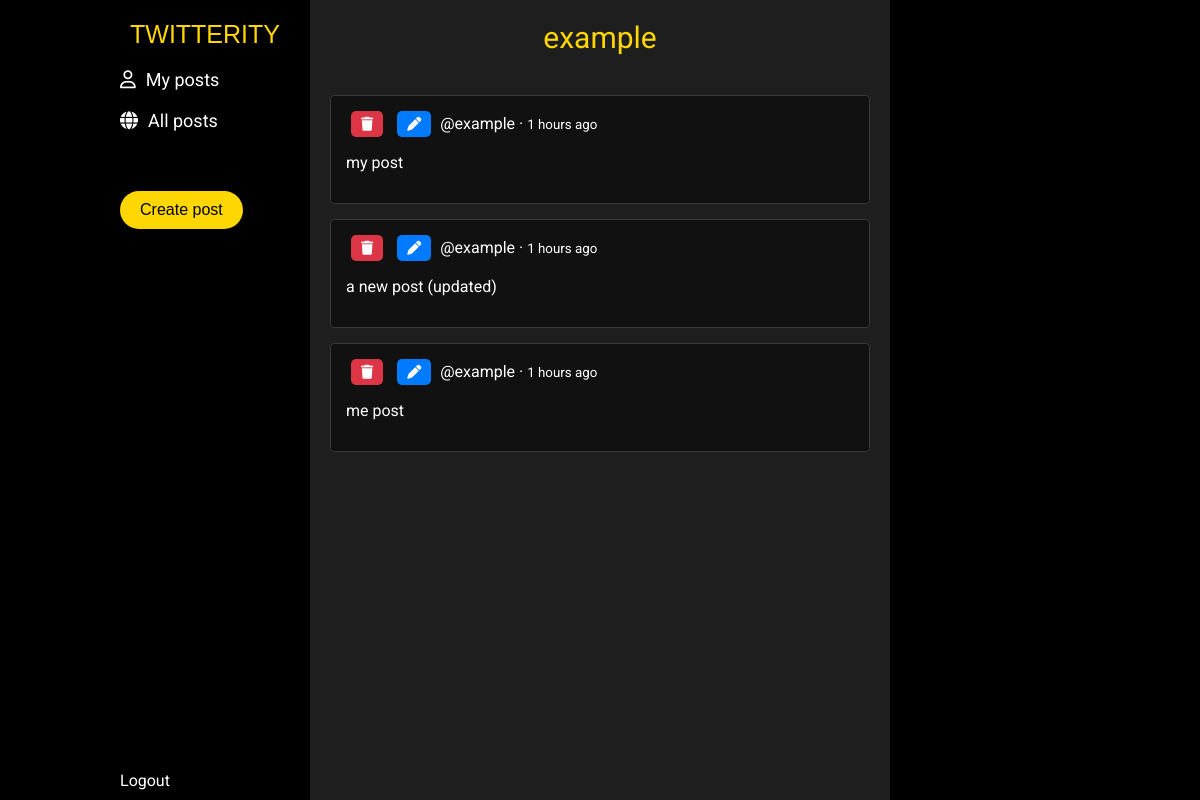
The page /dashboard (signed in) on the database as committed earlier.
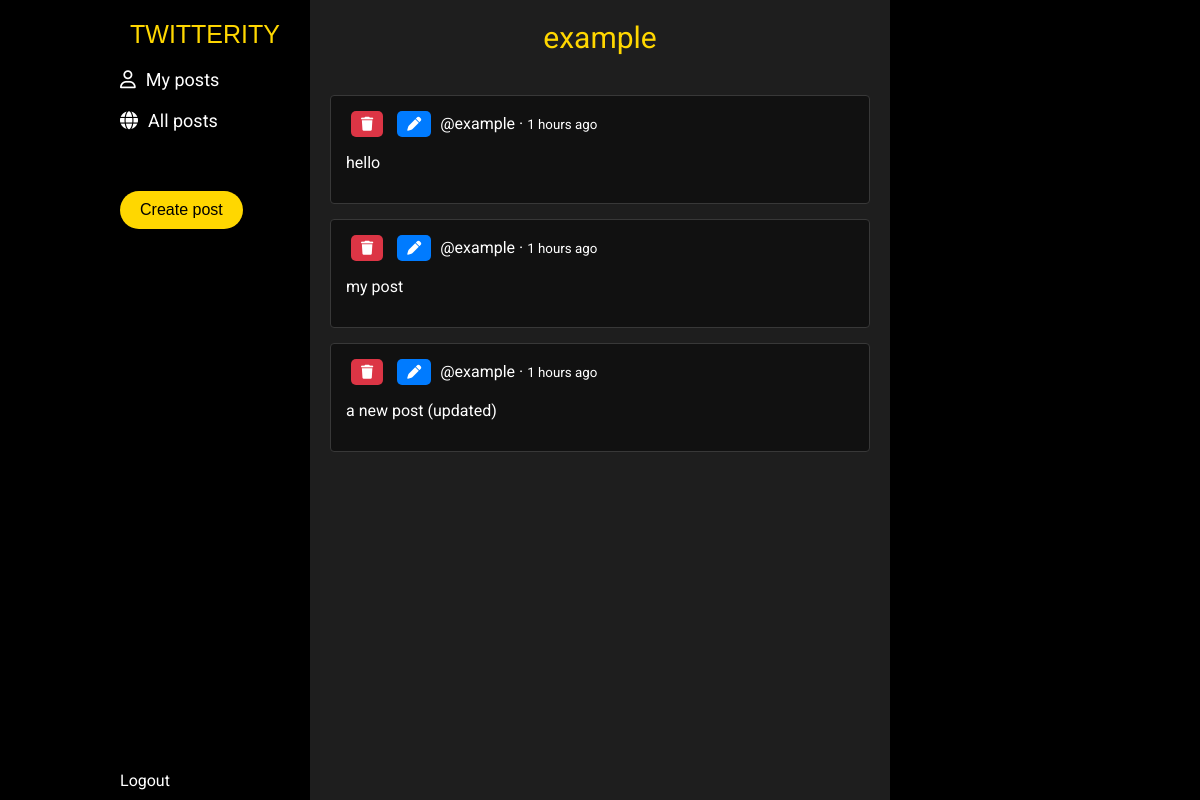
The same page on the database as committed later.
### tables this page shows
CREATE TABLE posts (
                id INTEGER PRIMARY KEY AUTOINCREMENT,
                user_id INTEGER NOT NULL,
                content TEXT NOT NULL,
                created_at DATETIME DEFAULT CURRENT_TIMESTAMP,
                FOREIGN KEY (user_id) REFERENCES users(id)
            );

### controllers/PageController.php (called while the page is built, shortened)
<?php
require_once __DIR__ . '/../classes/Auth.php';
require_once __DIR__ . '/PostController.php';
class PageController {
    public static function dashboard() {
        $userId = Auth::getCurrentUserId();
        $posts = PostController::getUserPosts($userId);
        View::renderWithLayout('partials/dashboard-content', [
            'posts' => $posts,
            'pageTitle' => 'My Posts',
            'includeFontAwesome' => true,
            'includeJQuery' => true,
            'includeScript' => true
        ]);
    }
}

### classes/Router.php (called while the page is built, shortened)
<?php
class Router {
    private static $routes = [];
    private static function addRoute($methods, $uri, $controller, $action) {
        if (!is_array($methods)) {
            $methods = [$methods];
        }
        foreach ($methods as $method) {
            self::$routes[$method][$uri] = [
                'controller' => $controller,
                'action' => $action
            ];
        }
    }
    public static function dispatch() {
        $method = $_SERVER['REQUEST_METHOD'];
        $uri = self::getUri();
        if (isset(self::$routes[$method][$uri])) {
            return self::executeRoute(self::$routes[$method][$uri]);
        }
    }
    private static function getUri() {
        $uri = $_SERVER['REQUEST_URI'];
        return $uri;
    }
    private static function executeRoute($route) {
        $controllerName = $route['controller'];
        if (strpos($controllerName, '::') !== false) {
            list($class, $method) = explode('::', $controllerName);
            if (class_exists($class) && method_exists($class, $method)) {
                return $class::$method();
            }
        }
    }
}

### index.php (called while the page is built, shortened)
<?php
require_once __DIR__ . '/classes/Environment.php';
require_once __DIR__ . '/classes/Database.php';
require_once __DIR__ . '/classes/Post.php';
require_once __DIR__ . '/classes/Auth.php';
require_once __DIR__ . '/classes/Router.php';
require_once __DIR__ . '/controllers/PostController.php';
require_once __DIR__ . '/controllers/PageController.php';
Router::dispatch();

### classes/Auth.php (called while the page is built, shortened)
<?php
class Auth {
    public static function getCurrentUserId() {
        return $_SESSION['userid'] ?? null;
    }
    public static function getCurrentUserName() {
        return $_SESSION['name'] ?? null;
    }
}

### classes/Environment.php (called while the page is built, shortened)
<?php
class Environment {
    private static $env = [];
    public static function load($filePath = '.env') {
        $lines = file($filePath, FILE_IGNORE_NEW_LINES | FILE_SKIP_EMPTY_LINES);
        foreach ($lines as $line) {
            if (strpos($line, '=') !== false) {
                list($key, $value) = explode('=', $line, 2);
                $key = trim($key);
                $value = trim($value);
                self::$env[$key] = $value;
            }
        }
    }
    public static function get($key, $default = null) {
        return self::$env[$key] ?? $default;
    }
}

### classes/Database.php (called while the page is built, shortened)
<?php
require_once __DIR__ . '/Environment.php';
class Database {
    private static $instance = null;
    private $connection;
    private $dbType;
    private $config;
    private function __construct() {
        $this->dbType = Environment::get('DB_TYPE', 'sqlite');
    }
    public static function getInstance() {
        if (self::$instance === null) {
            self::$instance = new self();
        }
        return self::$instance;
    }
    private function loadConfig() {
        if ($this->dbType === 'mysql') {
            $this->config = [
                'host' => Environment::get('DB_MYSQL_HOST', 'localhost'),
                'port' => Environment::get('DB_MYSQL_PORT', '3306'),
                'database' => Environment::get('DB_MYSQL_DATABASE', 'twitterity'),
                'username' => Environment::get('DB_MYSQL_USERNAME', 'root'),
                'password' => Environment::get('DB_MYSQL_PASSWORD', ''),
                'charset' => Environment::get('DB_MYSQL_CHARSET', 'utf8mb4')
            ];
        } else {
            $this->config = [
                'path' => Environment::get('DB_SQLITE_PATH', 'database.sqlite')
            ];
        }
    }
    private function connect() {
        try {
            if ($this->dbType === 'mysql') {
                $dsn = "mysql:host={$this->config['host']};port={$this->config['port']};dbname={$this->config['database']};charset={$this->config['charset']}";
                $this->connection = new PDO($dsn, $this->config['username'], $this->config['password']);
            } else {
                $sqlitePath = __DIR__ . '/../' . $this->config['path'];
                $this->connection = new PDO('sqlite:' . $sqlitePath);
            }
            $this->connection->setAttribute(PDO::ATTR_ERRMODE, PDO::ERRMODE_EXCEPTION);
            $this->connection->setAttribute(PDO::ATTR_DEFAULT_FETCH_MODE, PDO::FETCH_ASSOC);
        } catch (PDOException $e) {
            die("Error: Database connection failed. " . $e->getMessage());
        }
    }
    private function createSQLiteTables() {
        $this->connection->exec("
            CREATE TABLE IF NOT EXISTS users (
                id INTEGER PRIMARY KEY AUTOINCREMENT,
                name TEXT NOT NULL,
                email TEXT UNIQUE NOT NULL,
                password TEXT NOT NULL,
                created_at DATETIME DEFAULT CURRENT_TIMESTAMP
            )
        ");
        $this->connection->exec("
            CREATE TABLE IF NOT EXISTS posts (
                id INTEGER PRIMARY KEY AUTOINCREMENT,
                user_id INTEGER NOT NULL,
                content TEXT NOT NULL,
                created_at DATETIME DEFAULT CURRENT_TIMESTAMP,
                FOREIGN KEY (user_id) REFERENCES users(id)
            )
        ");
    }
    public function prepare($sql) {
        return $this->connection->prepare($sql);
    }
}

### classes/Post.php (called while the page is built, shortened)
<?php
require_once 'Database.php';
class Post {
    public static function getPostsByUserId($userId) {
        $db = Database::getInstance();
        $stmt = $db->prepare("SELECT * FROM posts WHERE user_id = ? ORDER BY created_at DESC");
        $stmt->execute([$userId]);
        return $stmt->fetchAll();
    }
    public static function calculateTimeAgo($datetime) {
        $now = new DateTime();
        $created_at = new DateTime($datetime);
        $diff = $now->diff($created_at);
        if ($diff->y > 0) {
            return $diff->y . ' years ago';
        } elseif ($diff->m > 0) {
            return $diff->m . ' months ago';
        } elseif ($diff->d > 0) {
            return $diff->d . ' days ago';
        } elseif ($diff->h > 0) {
            return $diff->h . ' hours ago';
        } elseif ($diff->i > 0) {
            return $diff->i . ' minutes ago';
        } elseif ($diff->s > 0) {
            return $diff->s . ' seconds ago';
        }
        return 'just now';
    }
}

### controllers/PostController.php (called while the page is built, shortened)
<?php
require_once __DIR__ . '/../classes/Post.php';
require_once __DIR__ . '/../classes/Auth.php';
class PostController {
    public static function getUserPosts($userId) {
        return Post::getPostsByUserId($userId);
    }
}

### views/partials/dashboard-content.php (the view, shortened to what the changed rows need)
<div class="wrapper">
    <div class="main">
        <div class="vievpost">
            <div class="postlist">
                <?php if (!empty($posts)): ?>
                    <?php foreach ($posts as $post): ?>
                        <div class="vievpostitem" id="post-<?php echo $post['id']; ?>">
                            <div class="post-actions">
                                <button class="btn-delete" onclick="deletePost(<?php echo $post['id']; ?>)"><i class="fa-solid fa-trash"></i></button>
                                <button class="btn-edit" onclick="editPost(<?php echo $post['id']; ?>)"><i class="fa-solid fa-pen"></i></button>
                                <?php $time_ago = Post::calculateTimeAgo($post['created_at']); ?>
                                <?php echo '@' . Auth::getCurrentUserName() . ' &middot ' . '<small>' . $time_ago . '</small>' ?>
                                <p><?php echo htmlspecialchars($post['content']); ?></p>
                            </div>
                        </div>
                    <?php endforeach; ?>
                <?php else: ?>
                    <p class="no-posts">You have no posts yet</p>
                <?php endif; ?>
            </div>
        </div>
    </div>
</div>

Rows that differ between the two databases and show on the page:
removed posts: created_at "1 hours ago", content "me post"
added posts: created_at "1 hours ago", content "hello"
